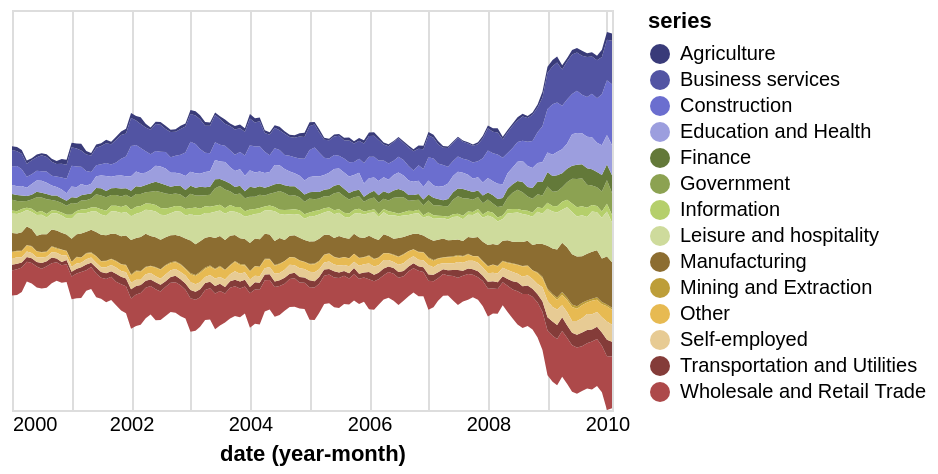

The Vega-Lite source for this figure:
### Vega-Lite specification from a JSON file in a GitHub repository (floating-point values rounded to 4 significant figures; data arrays with more than 128 entries replaced by an {"elided": "..."} marker saying what was removed)
{"$schema": "https://vega.github.io/schema/vega-lite/v4.json", "width": 300, "height": 200, "data": {"values": {"elided": "1708 records"}}, "mark": "area", "selection": {"industry": {"type": "multi", "fields": ["series"], "bind": {"legend": "dblclick"}}}, "encoding": {"x": {"timeUnit": "yearmonth", "field": "date", "axis": {"domain": false, "format": "%Y", "tickSize": 0}}, "y": {"aggregate": "sum", "field": "count", "stack": "center", "axis": null}, "color": {"field": "series", "scale": {"scheme": "category20b"}}, "opacity": {"condition": {"selection": "industry", "value": 1}, "value": 0.2}}}
